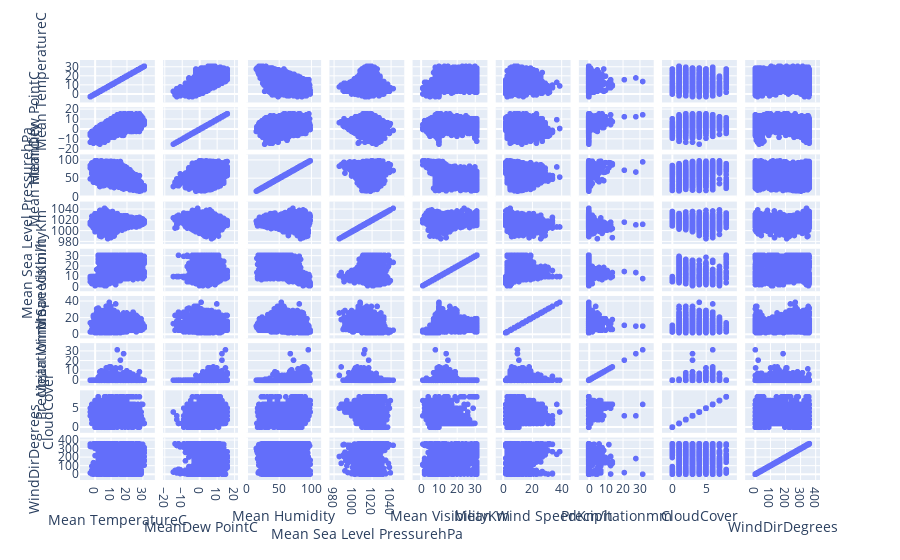

Here is the notebook cell this chart was saved with:
### Code cell
fig = px.scatter_matrix(weather[[
    'Mean TemperatureC',
    'MeanDew PointC',
    ' Mean Humidity',
    ' Mean Sea Level PressurehPa',
    ' Mean VisibilityKm',
    ' Mean Wind SpeedKm/h',
    'Precipitationmm',
    ' CloudCover',
    'WindDirDegrees'
]])
fig.show()

### Figure 1 — Plotly figure (JSON) as saved in the notebook; plotly's stock layout.template omitted (floating-point values rounded to 4 significant figures; data arrays with more than 128 entries replaced by an {"elided": "..."} marker saying what was removed)
{"data": [{"dimensions": [{"axis": {"matches": true}, "label": "Mean TemperatureC", "values": {"elided": "5448 int values"}}, {"axis": {"matches": true}, "label": "MeanDew PointC", "values": {"elided": "5448 int values"}}, {"axis": {"matches": true}, "label": " Mean Humidity", "values": {"elided": "5448 int values"}}, {"axis": {"matches": true}, "label": " Mean Sea Level PressurehPa", "values": {"elided": "5448 int values"}}, {"axis": {"matches": true}, "label": " Mean VisibilityKm", "values": {"elided": "5448 int values"}}, {"axis": {"matches": true}, "label": " Mean Wind SpeedKm/h", "values": {"elided": "5448 int values"}}, {"axis": {"matches": true}, "label": "Precipitationmm", "values": {"elided": "5448 float values"}}, {"axis": {"matches": true}, "label": " CloudCover", "values": {"elided": "5448 int values"}}, {"axis": {"matches": true}, "label": "WindDirDegrees", "values": {"elided": "5448 int values"}}], "hoverlabel": {"namelength": 0}, "hovertemplate": "%{xaxis.title.text}=%{x}<br>%{yaxis.title.text}=%{y}", "legendgroup": "", "marker": {"color": "#636efa", "symbol": "circle"}, "name": "", "showlegend": false, "type": "splom"}], "layout": {"autosize": true, "dragmode": "select", "legend": {"tracegroupgap": 0}, "margin": {"t": 60}, "xaxis": {"autorange": true, "range": [-9.011, 37.01], "type": "linear"}, "xaxis2": {"autorange": true, "range": [-20.48, 21.48], "type": "linear"}, "xaxis3": {"autorange": true, "range": [0.1486, 113.9], "type": "linear"}, "xaxis4": {"autorange": true, "range": [975.9, 1053.0], "type": "linear"}, "xaxis5": {"autorange": true, "range": [-4.304, 36.3], "type": "linear"}, "xaxis6": {"autorange": true, "range": [-4.542, 45.54], "type": "linear"}, "xaxis7": {"autorange": true, "range": [-5.658, 37.66], "type": "linear"}, "xaxis8": {"autorange": true, "range": [-1.414, 9.414], "type": "linear"}, "xaxis9": {"autorange": true, "range": [-62.47, 423.5], "type": "linear"}, "yaxis": {"autorange": true, "range": [-9.011, 37.01], "type": "linear"}, "yaxis2": {"autorange": true, "range": [-20.48, 21.48], "type": "linear"}, "yaxis3": {"autorange": true, "range": [0.1486, 113.9], "type": "linear"}, "yaxis4": {"autorange": true, "range": [975.9, 1053.0], "type": "linear"}, "yaxis5": {"autorange": true, "range": [-4.304, 36.3], "type": "linear"}, "yaxis6": {"autorange": true, "range": [-4.542, 45.54], "type": "linear"}, "yaxis7": {"autorange": true, "range": [-5.658, 37.66], "type": "linear"}, "yaxis8": {"autorange": true, "range": [-1.414, 9.414], "type": "linear"}, "yaxis9": {"autorange": true, "range": [-62.47, 423.5], "type": "linear"}}}
